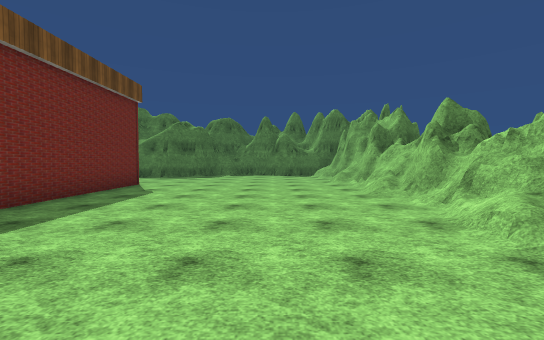
[1] (above)

12 first-person views from a walk through a Unity game level. The camera is 1.5 m above the floor, tilts 2° down and sees 90° across. The floor is counted in squares, 2 m on a side. Each view is taken from the middle of a square. On the plan, view 1 faces up. The plan holds only what a view shows up to about 10 squares ahead; the rest is blank. The place goes on beyond the plan. The player is left out. Some surface patterns are stand-ins.

[2]
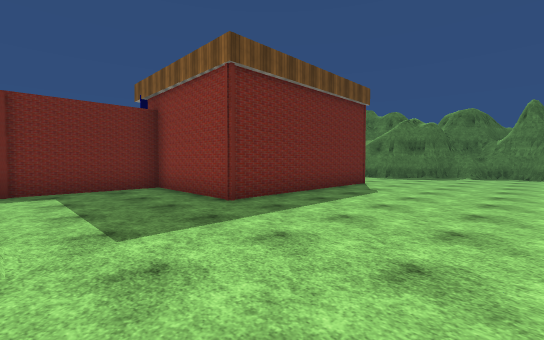

[3]
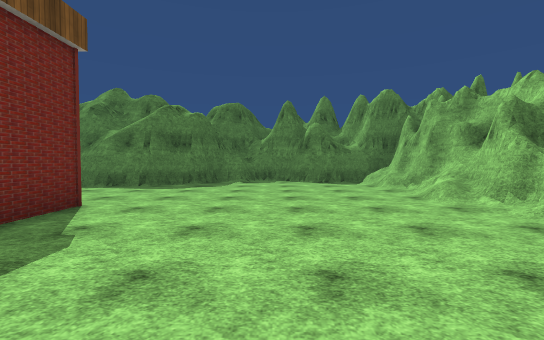

[4]
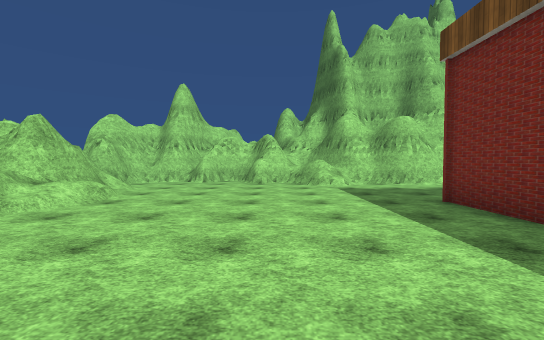

[5]
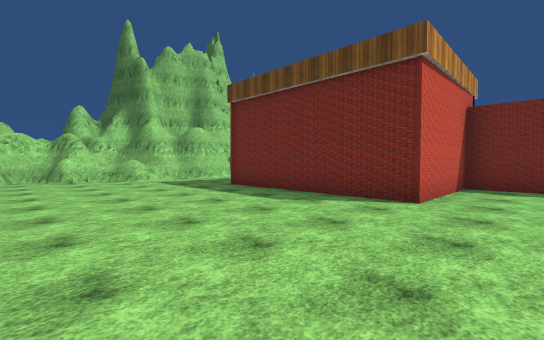

[6]
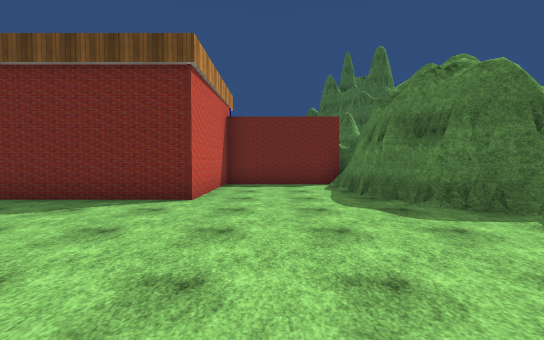

[7]
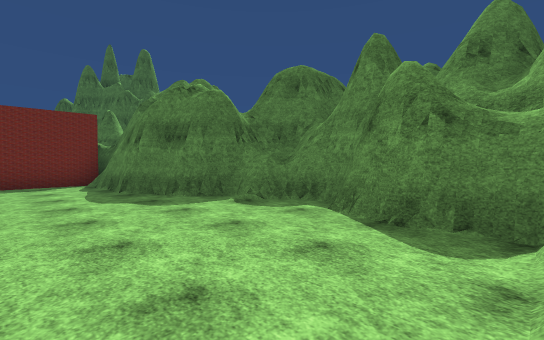

[8]
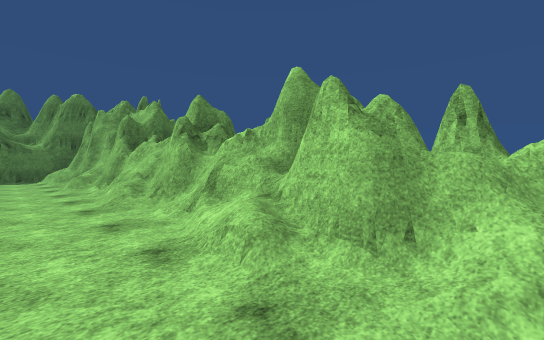

[9]
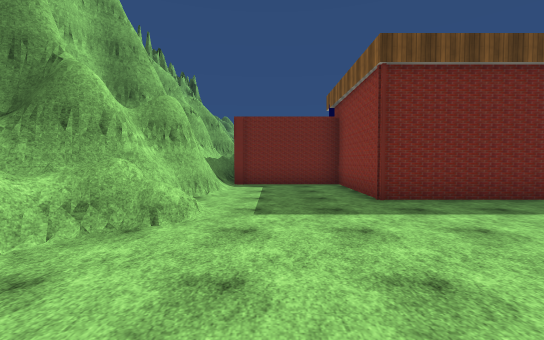

[10]
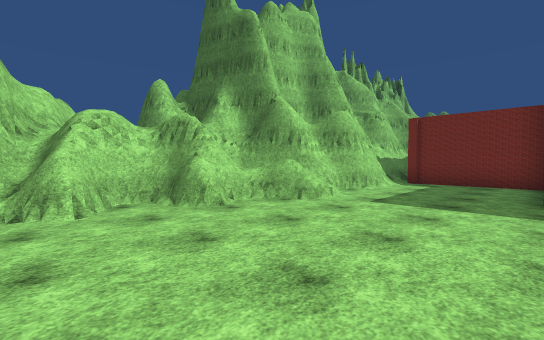

[11]
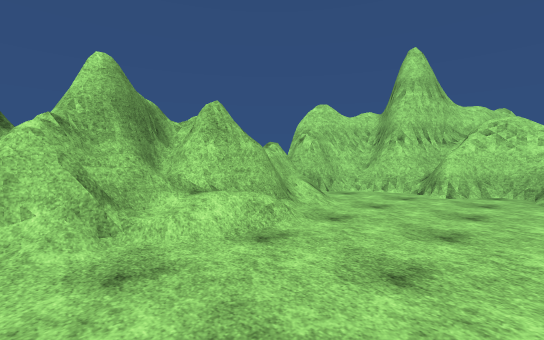

[12]
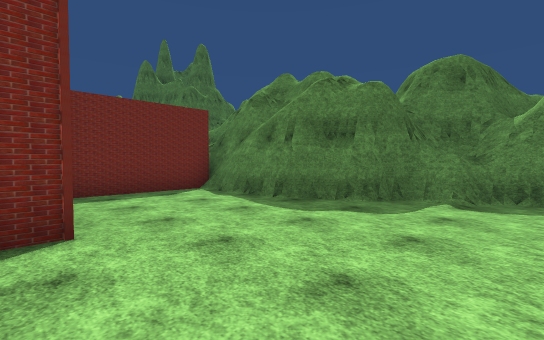

### Floor plan
Key: @ floor where view 1 was taken; # wall or solid block; . floor; / step, stairs or slope; = window, fence, low wall or low ledge.
Columns run from 8 left of view 1 to 4 right of it. Each row starts with its distance up from view 1.
 15       #
 14     ###.####
 13    ##.....=#
 12 ####......=#
 11 #..........#
 10 #..........#
  9 #..........#
  8 ####.......#
  7    #.......#
  6    #.......##
  5    #.......##
  4    #.......=#
  3 ####.......##
  2 #..........##
  1 #........../#
  0 #.......@...#
 -1 #####==#....#
 -2     #########

Positions as (right, up) in squares from view 1, and headings:
1: (0, 0), facing up
2: (0, 0), facing up-left
3: (-1, 4), facing up
4: (-1, 8), facing down
5: (1, 10), facing down-left
6: (1, 10), facing left
7: (2, 10), facing up-left
8: (1, 1), facing up-right
9: (1, 1), facing left
10: (2, 3), facing down-left
11: (0, 5), facing down-right
12: (-1, 8), facing up-left
